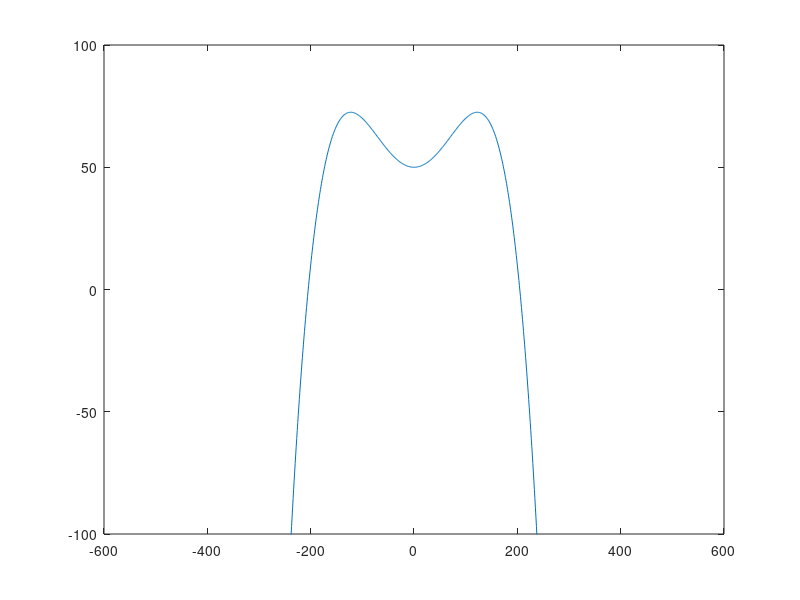

This chart was generated by the following MATLAB code: (Note: this script raises an error after producing the figure.)
%------------------------------
% GEOL 5700 
% Model the growth/drowning of coral platforms on a subsiding volcano
%------------------------------
% Franklin Hinckley
%------------------------------

%% Clean up workspace
clearvars
close all
clc

%% Define volcanic cone
posVec = -1000:1:1000;
volcDepth = -1e-7*posVec.^4 + 3e-3*posVec.^2 + 50;
plot(posVec(500:1500),volcDepth(500:1500))
ylim([-100 100])
subRate = 1/1000; % subsidence rate [m/yr]

%% Define function for sea level
A = 120/2; % half-amplitude of sea level variation [m]
P = 20000; % period of oscillation [yr]
B = (2*pi)/20000; 
C = 0; % phase of oscillation at initial time [rad]
D = 0; % mean sea level relative to reference height [m]
SL_func = @(t) A * sin(B * t + C) + D;

%% Define simulation parameters
% Simulation time
tStep = 100; % simulation time step [yr] 
tSim = 100000; % simulation duration [yr]
tVec = 0:tStep:tSim;

%% Set up initial conditions
carbThick = zeros(size(posVec));

%% Run simulation
% Initialize output matrices
carbThick_save = zeros(length(posVec),length(tVec));
SL_save = zeros(length(tVec),1);
volcDepth_save = zeros(length(posVec),length(tVec));

% Run simulation
for ii = 1:length(tVec)            
    % Evaluate sea level 
    SL = SL_func(tVec(ii));
    
    % Evaluate coral growth rate
    G = zeros(size(carbThick));
    for jj = 1:length(G)
        zCarb = -volcDepth(jj) + SL - carbThick(jj);
        if zCarb <= 0 % check if coral is above the water
            G(jj) = 0;
        else
            G(jj) = coralGrowth(zCarb);
        end
    end
    
    % Determine new platform thickness
    carbThick = carbThick + G*tStep;
                
    % Subsidence of volcano
    volcDepth = volcDepth - subRate*tStep;
    
    % Save results
    SL_save(ii) = SL;
    carbThick_save(:,ii) = carbThick;
    volcDepth_save(:,ii) = volcDepth;
    
end

%% Plots
% Animation
pL = 500; % low plot index
pH = 1500; % high plot index
figure
for ii = 1:length(tVec)
    plot(posVec(pL:pH),carbThick_save(pL:pH,ii)+volcDepth_save(pL:pH,ii),'r')
    hold on
    plot(posVec(pL:pH),SL_save(ii)*ones(size(posVec(pL:pH))),'-b')
    plot(posVec(pL:pH),volcDepth_save(pL:pH,ii),'-k')
    hold off
    xlim([posVec(pL) posVec(pH)])
    ylim([-500 A+10])
    title('Carbonate Platforms','Fontsize',14)
    ylabel('Elevation [m]','Fontsize',12)
    xlabel('Distance from Center [m]','Fontsize',12)
%    M(:,ii) = getframe(gcf);
    pause(0.01)    
end